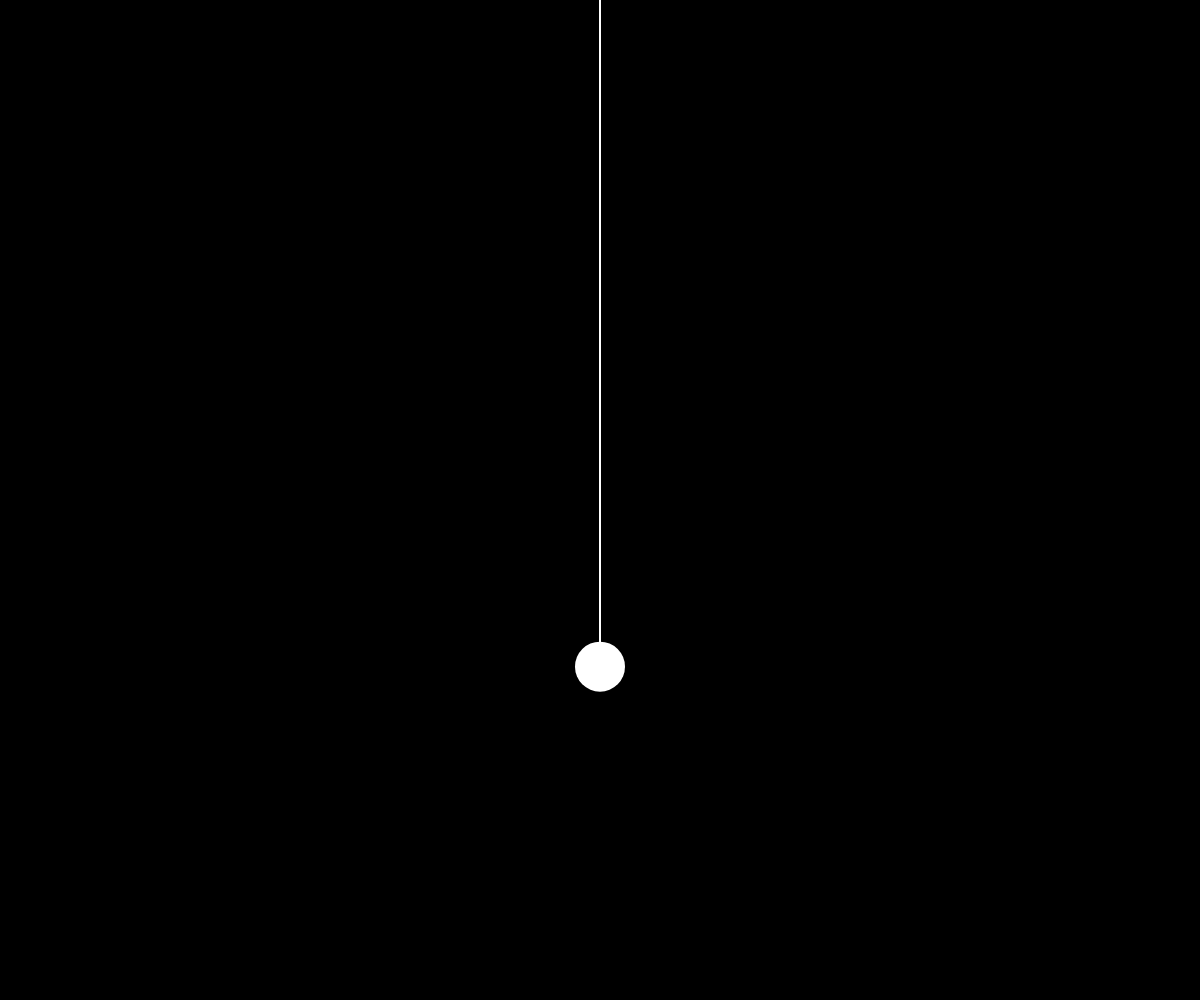
Frame 1 (no input)
Frame 60 (no input): identical to frame 1, image omitted
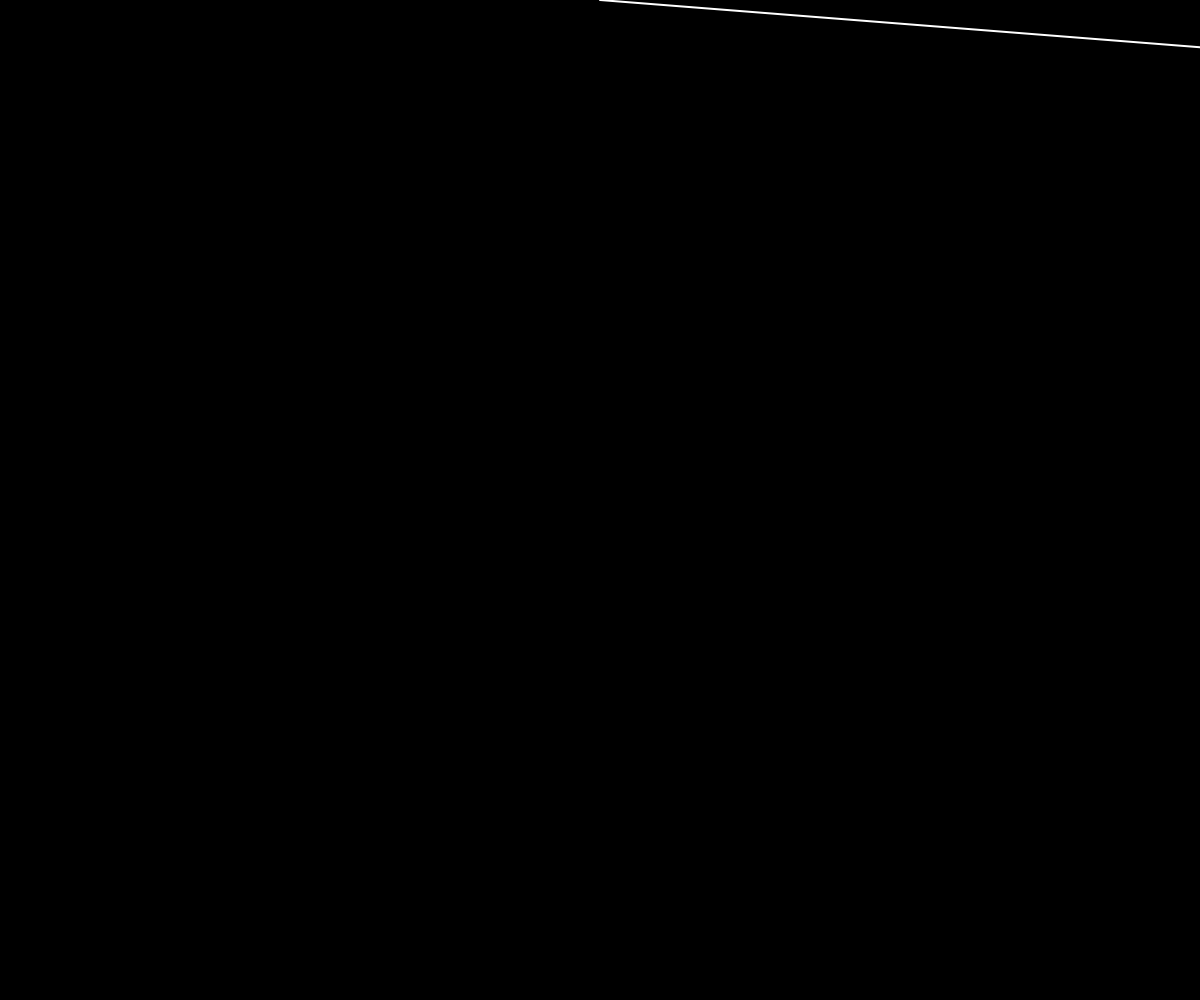
Frame 120 (the mouse pressed at the canvas centre since frame 60)

The p5.js sketch that drew these frames (run headless with seeded random() and noise() and a simulated clock; from frame 60 on, the mouse is pressed at the canvas centre):

// p5.js sketch
// ── sketch.js
// HANGING CLAPPER

var numOsc = 10;
var gains = [];
var oscs = [];
var doFirst = 1;
var bellRatios1 = [1, 2.002435312,	3.010045662,	4.007458143,	4.420091324,	5.047369863,	6.276712329,	7.221917808,	8.94261796,	9.578386606,	9.862557078,	11.15449011];
var bellRatios2 = [1,	2.004081633,	2.979591837,	3.191836097,	4.016326531,	5.481632653,	5.651020408,	7.242857143, 8.94, 9.5783, 9.86];
var bellRatios3 = [1,	3.836161616,	2.982626263,	3.989090909,	4.956565657,	5.114909091,	5.861090909,	5.971717172,	6.119191919,	7.353131313,	8.81769697,	9.288080808,	10.20363636];
var bellRatios4 = [1,	2.014130278,	3.038832555,	4.041629816,	6.063473128,	7.02811658,	9.459264896,	13.75964129, 14.76994591,	20.54032374,	25.86540241, 31.50825809];
var bellRatios5 = [1,	7.170425359,	11.39745326,	17.05662422,	20.99918721,	22.87401788,	29.49986454,	38.10132755,	40.89515037];
var bellRatios6 = [1,	1.499228216,	1.746473029,	2.067219917,	2.365767635,	2.653112033,	2.840248963,	2.989211618,	3.28340249,	3.851659751,	4.439834025];
var bellRatios7 = [1,	2.757972665,	3.745254366,	4.114654518,	5.012784738,	6.452287396,	6.866268033,	7.732536067,	10.14018603];
var bellRatios8 = [1,	1.996111471,	2.357096565,	3.918664938,	5.314322748,	5.867141931,	6.550226831,	8.102592353,	10.51198963];
var bellRatios9 = [1,	1.00963831,	1.036245117,	1.36603764,	1.543567696,	2.022629737,	2.072490235,	2.314189114,	3.002358849,	3.057550855];
var bellRatios10 = [1,	1.775485437,	1.998179612,	2.775637136,	3.775788835,	5.219356796,	5.557342233,	8.235740291,	11.73134102,	15.6403216];
var bellRatios11 = [1,	2.854926077,	5.158120088,	5.715599362,	6.165749508,	7.331513384,	9.329588069,	11.48392937,	13.94731246,	14.95107688,	16.73262547];
var bellRatios12 = [1,	1.762993568,	2.144635898,	2.932062538,	3.239940842,	3.450161979,	4.738485375,	5.067726184,	6.896978731];
var bellRatios13 = [1,	1.968132192,	1.997133583,	2.038865236,	2.064705138,	2.087678624,	2.132951144,	2.719597016,	4.005298655];
var bellRatios14 = [1, 1.005,	2.99,2.01,2.780258162,	5.2,5.226150342,	7.667122248,	8.240394837,	11.74047077,	15.65770691];

var fundamental = 220;
var randFreqs = [];
var bendSpeedSlow = 2.0;
var bendSpeedFast = 1.0;
var decayMax = .9;
var timeOfLastRing = 0;
var detune = .2;
var decay = 10;

var context;

// for circle waves
var MAX_CIRCLES = 20;

var circles = [];
var p, acceleration;

var s = [];
var e = [];
var buffer = 1;
var i;

var bounciness = 0.2;
var sensitivity = 0.2;
var stiffness = 0.05;
var damping = 0.08;

var MAX_ANGLE;


function setup() {
  createCanvas(windowWidth,windowHeight);

  background(0);

  p = new Particle(width/2, height/2);
  acceleration = createVector(0, 0);

  initSound();

  //calculate maximum angle
  if (height < width) { MAX_ANGLE = 89; }// landscape orientation
  else {
    MAX_ANGLE = Math.asin((width/2)/(height*2/3)) * 180 / Math.PI;
  }
}

function draw() {

  background(0);

  p.steer(stiffness, damping);
  p.update(acceleration);
  p.display();

  drawCircles();

  // Move the second one according to the mouse
  if (mouseIsPressed) {
    p.theta = 90;
    p.velocity = 0;
    // add theta control
  }

  if (p.velocity < 0) {
    p.velocity += abs(accelerationX) * -1 * sensitivity; }
  else  {
    p.velocity += abs(accelerationX)* sensitivity; }

}

function collision() {
    ring(abs(p.velocity) / 150.0); // ring based on value of velocity
    p.velocity = -1*bounciness*p.velocity;
    circles.push([0,p.position.x,p.position.y,0,0]); // 0, position.x, position.y, circle_size, num_circles
}


function initSound(){

  // Fix up prefixing
window.AudioContext = window.AudioContext || window.webkitAudioContext;
context = new AudioContext();
  
  //create a random array of frequencies
  for (var i = 0; i < numOsc; i++) {
    
      randFreqs[i] = random(100, 12000);
  }
  
  //sort them lowest to highest
  randFreqs.sort(function(a,b){return a-b});
  //print(randFreqs);

  for (i = 0; i < numOsc; i++) {

    var o = context.createOscillator();
    o.frequency.value = randFreqs[i];
    o.detune.value = random(-4, +4); // random detuning

    var g = context.createGain();

    // connect nodes
    o.connect(g);
    g.gain.value = 0.0;
    //g.gain.value = (1.0 / ((numOsc) * 4));
    g.connect(context.destination);
    o.start(0);
    oscs.push(o);
    gains.push(g);
  }

}

// circle = [0, x, y, circleSize, numCircles]

function drawCircles(){
  for (var i = 0; i < circles.length; i++)
  {
    var thisCircle = circles[i];
    var circleSize = thisCircle[3];

    // calculate opacity based on number of circles so far
    var numCircles = thisCircle[4];
    var opacity = 1 - numCircles/MAX_CIRCLES;

    if (numCircles < MAX_CIRCLES)
    {
      // draw circle
      noFill();
      strokeWeight(3);
      var circleColor = 'rgba(155, 211, 221,' + opacity + ')';
      //console.log(circleColor);
      stroke(circleColor);
      ellipse(thisCircle[1], thisCircle[2], circleSize, circleSize);

      //increment next version
      circles[i][3] += (width / 15);
      ++circles[i][4];
    }
    else
    {
      circles.splice(i,1);
    }
  } 
}

function ring(amplitude)
{
  var timeSinceLastRing = (context.currentTime - timeOfLastRing);
  
  if (timeSinceLastRing > 0.1)
  {
    //ring the bell, using an amplitude based on the velocity
    for (var i = 0; i < numOsc; i++) 
    {
      //ramp up to the amplitude of the harmonic quickly (within 7ms)
      gains[i].gain.setTargetAtTime((random(0.0000001,(amplitude *(1.0/numOsc)))), context.currentTime, 0.0001);
      //ramp down to almost zero (non-zero to avoid divide by zero in exponential function) over the decay time for the harmonic
      gains[i].gain.setTargetAtTime(0.0000001, (context.currentTime+.015), random(0.00001, decayMax));
    }
  }
  timeOfLastRing = context.currentTime;
}


window.addEventListener('touchstart', function() 
{
  counter = 0;
  if (doFirst) {
    for (i = 0; i < numOsc; i++)
    {
      oscs[i].start();
    }
    doFirst = 0;
  }

  // this stuff is to avoid tuning issues caused by 48k vs 44.1k sample rates
  var playInitSound = function playInitSound() {
      var source = context.createBufferSource();
      source.buffer = context.createBuffer(1, 1, 48000);
      source.connect(context.destination);
      if (source.start) {
          source.start(0);
      } else {
          source.noteOn(0);
      }
  };
  playInitSound();
  if (context.sampleRate === 48000) {
      context = new AudioContext();
      playInitSound();
  } 

}, false);


//this function will force the random bell to glissando into a tuned bell.
function sweep()
{
  //roll dice for octave
  var octave = pow(2,(round(random(0,3))));
  print(octave);
  
  //roll dice for which bell overtone series
  var whichBell = round(random(0,13));
  print(whichBell);
  
  // now adjust the overtones to match the chosen bell
  for (var i = 0; i < numOsc; i++) 
  {
    if (whichBell === 0)
    {
      oscs[i].frequency.setTargetAtTime((bellRatios1[i] * fundamental * octave), 0.0, random(bendSpeedFast, bendSpeedSlow));
    }
    else if (whichBell == 1)
    {
      oscs[i].frequency.setTargetAtTime((bellRatios2[i] * fundamental * octave), 0.0, random(bendSpeedFast, bendSpeedSlow));
    }
    else if (whichBell == 2)
    {
      oscs[i].frequency.setTargetAtTime((bellRatios3[i] * fundamental * octave), 0.0, random(bendSpeedFast, bendSpeedSlow));
    }
    else if (whichBell == 3)
    {
      oscs[i].frequency.setTargetAtTime((bellRatios4[i] * fundamental * octave), 0.0, random(bendSpeedFast, bendSpeedSlow));
    }
    else if (whichBell == 4)
    {
      oscs[i].frequency.setTargetAtTime((bellRatios5[i] * fundamental * octave), 0.0, random(bendSpeedFast, bendSpeedSlow));
    }
    else if (whichBell == 5)
    {
      oscs[i].frequency.setTargetAtTime((bellRatios6[i] * fundamental * octave), 0.0, random(bendSpeedFast, bendSpeedSlow));
    }
    else if (whichBell == 6)
    {
      oscs[i].frequency.setTargetAtTime((bellRatios7[i] * fundamental * octave), 0.0, random(bendSpeedFast, bendSpeedSlow));
    }
    else if (whichBell == 7)
    {
      oscs[i].frequency.setTargetAtTime((bellRatios8[i] * fundamental * octave), 0.0, random(bendSpeedFast, bendSpeedSlow));
    }
    else if (whichBell == 8)
    {
      oscs[i].frequency.setTargetAtTime((bellRatios9[i] * fundamental * octave), 0.0, random(bendSpeedFast, bendSpeedSlow));
    }
    else if (whichBell == 9)
    {
      oscs[i].frequency.setTargetAtTime((bellRatios10[i] * fundamental * octave), 0.0, random(bendSpeedFast, bendSpeedSlow));
    }
    else if (whichBell == 10)
    {
      oscs[i].frequency.setTargetAtTime((bellRatios11[i] * fundamental * octave), 0.0, random(bendSpeedFast, bendSpeedSlow));
    }
    else if (whichBell == 11)
    {
      oscs[i].frequency.setTargetAtTime((bellRatios12[i] * fundamental * octave), 0.0, random(bendSpeedFast, bendSpeedSlow));
    }
    else if (whichBell == 12)
    {
      oscs[i].frequency.setTargetAtTime((bellRatios13[i] * fundamental * octave), 0.0, random(bendSpeedFast, bendSpeedSlow));
    }
    else if (whichBell == 13)
    {
      oscs[i].frequency.setTargetAtTime((bellRatios14[i] * fundamental * octave), 0.0, random(bendSpeedFast, bendSpeedSlow));
    }
    
  oscs[i].detune.value = random(-6, +6); // random detuning
  }
}

// ── nosound.html
<!DOCTYPE html>
<html>
  <head>
    <meta charset="UTF-8">
    <title>nihar_new_clapper</title>
    <script src="libraries/p5.js" type="text/javascript"></script>
    <script src="sketch.js" type="text/javascript"></script>
    <script src="particle.js" type="text/javascript"></script>

    <style> body {padding: 0; margin: 0;} canvas {vertical-align: top;} </style>
  </head>
  <body>
  </body>
</html>

// ── particle.js
// Based on Shiffman's Particle Class
// Custom Particle Class
function Particle(x,y) {
  this.theta = 0;
  this.acceleration = 0;
  this.velocity = 0;
  this.position = createVector(x,y);
  //this.maxspeed = Infinity;
  //this.maxForce = Infinity;
  this.resting = createVector(width/2,2*height/3); // where the ball hangs
  this.base = createVector(width/2,0); // where the clapper is attached
  this.r = 50;

  // Integrate acceleration
  this.update = function(additional_acceleration) {
    this.velocity += this.acceleration;
    this.acceleration += this.additional_acceleration;
    //this.velocity.limit(this.maxspeed); // Limit speed
    this.theta += this.velocity;

    // prevent useless small calculations
    if (abs(this.theta) < 0.02) {
      this.theta = 0;
      this.velocity = 0;
    }

    // test for collision
    var collision_occurred = false;
    if (this.theta > MAX_ANGLE) {
      this.theta = MAX_ANGLE;
      collision_occurred = true;
    }
    if (this.theta < -1 * MAX_ANGLE) {
      this.theta = -1 * MAX_ANGLE;
      collision_occurred = true;
    }

    var theta_in_radians = this.theta * Math.PI / 180; // temp
    this.position.x = sin(theta_in_radians) * this.resting.y + this.resting.x;
    this.position.y =  cos(theta_in_radians) * this.resting.y;
    this.acceleration = 0;  // Reset acceleration to 0 each cycle

    // call collision if it happened
    if (collision_occurred) {
      collision(); }
  }

  this.steer = function(k1,k2) {
    this.acceleration = -k1*(this.theta)-k2*this.velocity;
    //this.acceleration.limit(this.maxforce);  // Limit to maximum steering force
  }

  this.display = function() {
    stroke(255);
    strokeWeight(2);
    line(this.base.x,this.base.y,p.position.x,p.position.y);
    noStroke();
    fill(255);
    ellipse(this.position.x, this.position.y, this.r, this.r);
  }
}
